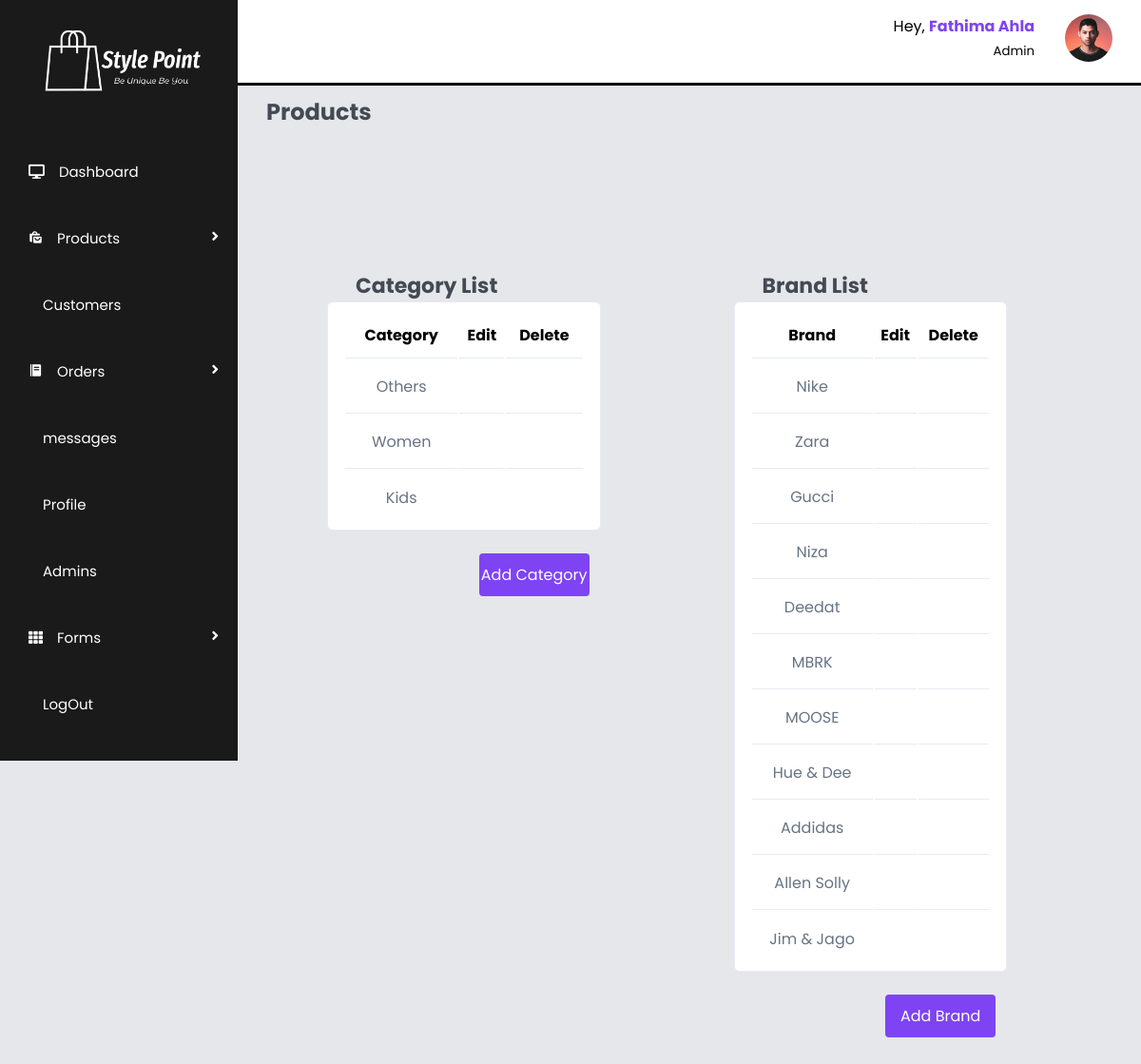
/admin/manage_produts.php (signed in), run on the app's committed database.
### tables this page shows
CREATE TABLE `category` (
  `cat_ID` int(100) NOT NULL,
  `category` varchar(100) NOT NULL
);

CREATE TABLE `brand` (
  `brand_ID` int(100) NOT NULL,
  `brand_name` varchar(100) NOT NULL
);

### admin/manage_produts.php (the view, shortened to what this page needs)
<?php
include '../components/connect.php';
?>
<!DOCTYPE html>
<html lang="en">
    <head>
        <link rel="stylesheet" href="https://cdn.jsdelivr.net/npm/swiper@9/swiper-bundle.min.css"/>
        <link rel="stylesheet" href="../css/admin_style.css">
        <link href="https://cdn.jsdelivr.net/npm/remixicon@3.2.0/fonts/remixicon.css" rel="stylesheet">
        <link href='https://unpkg.com/boxicons@2.1.4/css/boxicons.min.css' rel='stylesheet'>
        <link rel="stylesheet" href="https://cdnjs.cloudflare.com/ajax/libs/font-awesome/5.15.1/css/all.min.css">
    </head>
    <body>
        <?php include '../components/admin_menu.php';?>
        <section id="interface">
            <?php include '../components/admin_nav.php';?>
                <h3 class="main_heading">Products</h3>
                <div class="category_list">
                <div class="cat">
                    <h3 class="heading">Category List</h3>
                    <div class="category">
                        <table>
                                <thead>
                                    <tr>
                                        <th>Category</th>
                                        <th>Edit</th>
                                        <th>Delete</th>
                                    </tr>
                                </thead>
                                <tbody>
                                <?php
                                    $show__category = $conn->prepare("SELECT * FROM `category`");
                                    $show__category->execute();
                                    if($show__category->rowCount() > 0){
                                       while($fetch_category = $show__category->fetch(PDO::FETCH_ASSOC)){
                                ?>
                                    <tr>
                                        <td><?= $fetch_category['category']; ?></td>
                                        <td>
                                            <a href="update_category.php?update_category=<?= $fetch_category['cat_ID'];?>" class="ri-pencil-fill action__icon edit"></a>
                                        </td>
                                        <td>
                                            <a href="manage_produts.php?delete=<?= $fetch_category['cat_ID']; ?>" class="ri-delete-bin-line action__icon delete" onclick="return confirm('delete this account?');"></a>
                                        </td>
                                    </tr>
                                    <?php
                                        }
                                    }else{
                                        echo '<p class="empty"> No Products Added Yet!</p>';
                                    }
                                    ?>
                                </tbody>
                        </table>
                    </div>
                    <div class="cat-btn">
                        <a href="add_category.php" name="add_category" class="btn-succes-cat">Add Category</a>
                    </div>
                    </div>
                <div class="cat">
                    <h3 class="heading">Brand List</h3>
                    <div class="category">
                        <table>
                                <thead>
                                    <tr>
                                        <th>Brand</th>
                                        <th>Edit</th>
                                        <th>Delete</th>
                                    </tr>
                                </thead>
                                <tbody>
                                <?php
                                    $show__brand = $conn->prepare("SELECT * FROM `brand`");
                                    $show__brand->execute();
                                        if($show__brand->rowCount() > 0){
                                           while($fetch_brand = $show__brand->fetch(PDO::FETCH_ASSOC)){
                                ?>
                                    <tr>
                                        <td><?= $fetch_brand['brand_name']; ?></td>
                                        <td>
                                            <a href="update_brand.php?update_brand=<?= $fetch_brand['brand_ID']; ?>" class="ri-pencil-fill action__icon edit"></a>
                                        </td>
                                        <td>
                                            <a href="manage_produts.php?delete_brand=<?= $fetch_brand['brand_ID']; ?>" class="ri-delete-bin-line action__icon delete" onclick="return confirm('delete this account?');"></a>
                                        </td>
                                    </tr>
                                <?php
                                        }
                                    }else{
                                        echo '<p class="empty"> No Products Added Yet!</p>';
                                     }
                                ?>
                                </tbody>
                        </table>
                    </div>
                    <div class="cat-btn">
                        <a href="add_brand.php" name="add_brand" class="btn-succes-cat">Add Brand</a>
                    </div>
                </div>
                </div>
        </section>
    </body>
</html>

### components/admin_nav.php (shortened to what this page needs)
<div class="navigation">
    <div class="top">
        <?php
            $admin_id = $_SESSION['admin_id'];
            $select_profile = $conn->prepare("SELECT * FROM `admin` WHERE admin_ID = ?");
            $select_profile->execute([$admin_id]);
            if($select_profile->rowCount() > 0){
                $fetch_profile = $select_profile->fetch(PDO::FETCH_ASSOC);
        ?>
        <div class="profile">
            <div class="info">
                <p>Hey, <b><?= $fetch_profile['admin_Name']; ?></b></p>
                <small class="text-muted">Admin</small>
            </div>
        </div>
        <div class="profile-photo">
            <img src="../uploaded_img/<?= $fetch_profile['image']; ?>">
        </div>
        <?php
            }
        ?>
    </div>
</div>

### css/admin_style.css (style rules this page uses)
:root { --main-color: hsl(260, 88%, 61%); --color-primary: #7380ec; --color-danger: #ff7782; --color-success: #41f1b6; --color-warning: #ffbb55; --color-white: #fff; --color-info-dark: #7d8da1; --color-info-light: #dce1eb; --color-dark: #363949; --color-light: rgba(132, 139, 200, 0.18); --color-primary-variant: #111e88; --color-dark-variant: #677483; --color-background: #f6f6f9; --card-border-radius: 2rem; --border-radius-1: 0.4rem; --border-radius-2: 0.8rem; --border-radius-3: 1.2rem; --card-padding: 1.8rem; --padding: 1.2rem; --box-shadow: 0 2rem 3rem var(--color-light); --container-color: #fff; --first-color: hsl(var(--hue), 88%, 58%); --title-color: hsl(250, 8%, 15%); --first-color-alt: hsl(var(--hue), 88%, 58%); --small-font-size: 1rem; --h3-font-size: 1.25rem; --font-medium: 500; --mb-1: 1rem; --z-fixed: 100; }
* { margin: 0; padding: 0; box-sizing: border-box; font-family: 'Poppins',sans-serif; }
body { width: 100%; min-height: 100vh; background: #E5E7EB; position: relative; display: flex; background-size: cover; background-position: center; }
#interface { width: calc(100% - 250px); margin-left: 250px; position: relative; }
#interface .navigation { display: flex; align-items: center; justify-content: space-between; background: #fff; padding: 15px 30px; border-bottom: 3px solid black; position: fixed; width: calc(100% - 250px); }
#interface .navigation .top { display: flex; justify-content: end; gap: 2rem; }
#interface .top .profile { display: flex; gap: 2rem; text-align: right; }
#interface .top .profile .info b { color: var(--main-color); }
#interface .top img { width: 50px; height: auto; border-radius: 50%; }
.main_heading { color: #444a53; padding: 30px 30px 0 30px; font-size: 24px; font-weight: 700; margin-top: 70px; }
.heading { color: #444a53; padding: 0 30px 0 30px; font-size: 22px; font-weight: 700; margin-top: 70px; }
.category_list { display: grid; grid-template-columns: repeat(2, 1fr); margin: 15px 0 30px 30px; width: 90%; }
.cat { padding: 4rem; }
.category { width: 96%; overflow: auto; background: #fff; border-radius: 8px; }
.category table { width: 100%; padding: 4px 16px; text-align: center; box-shadow: var(--box-shadow); transition: all 300ms ease; border: 1px solid var(--color-light); }
.category table thead tr th { border-bottom: 1px solid var(--color-light); padding: 1rem 0 .7rem 0; height: 2.8rem; }
.category table tr td { height: 3.5rem; border-bottom: 1px solid var(--color-light); color: var(--color-dark-variant); }
.category table tbody tr:last-child td { border: none; }
.cat-btn { text-align: end; padding-top: 1.5rem; margin-right: 1.5rem; }
.btn-succes-cat { text-decoration: none; padding-top: .6rem; display: inline-block; background: var(--main-color); cursor: pointer; border: none; color: #fff; border-radius: .25rem .25rem .25rem .25rem; width: 42%; height: 45px; font-size: var(--smaller-font-size); text-align: center; padding-bottom: .8rem; }
.action__icon { text-decoration: none; font-size: 1.2rem; cursor: pointer; height: 40px; width: 25%; text-align: center; padding: .8rem; }
.delete { color: rgb(182, 36, 36); }
.edit { color: #079338; background: transparent; outline: none; border: none; }

### data on the page
category: category "Others"
category: category "Women"
category: category "Kids"
brand: brand_name "Nike"
brand: brand_name "Zara"
brand: brand_name "Gucci"
brand: brand_name "Niza"
brand: brand_name "Deedat"
brand: brand_name "MBRK"
brand: brand_name "MOOSE"
brand: brand_name "Hue & Dee"
brand: brand_name "Addidas"
brand: brand_name "Allen Solly"
brand: brand_name "Jim & Jago"

### other printed values
$fetch_profile['admin_Name'] "Fathima Ahla"
